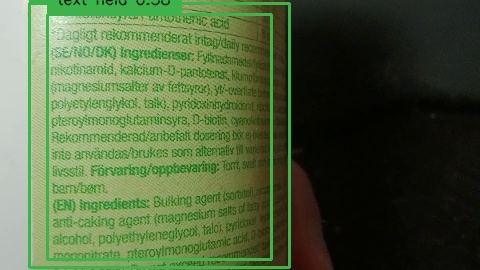
#> input picture boxed_img.jpg, 480 x 270 px
$ python -i image_display.py   (imports and definitions only)
#> lines starting #> are read from the running program, lines starting #| are printed output that depends on the picture; after the words box and inside, x2 and y2 are one past the last pixel; in counts of white or black regions, pixels touching at a corner belong together
#> further down, picture is the input picture: shape (270, 480, 3); mean B, G, R 60.7, 97.3, 78.7
"""
File to store functions that display different attributes of image,
for example corners, edges, lines and more.
File is here to make it easier to difference the methods that will be
in the final frame management from functions that are used to figure out
what goes in the final version of the frame management
"""

import numpy as np
import cv2


def crop_four_corner(frame):
    # Read the input image

    # Convert the image to grayscale
    gray = cv2.cvtColor(frame, cv2.COLOR_BGR2GRAY)
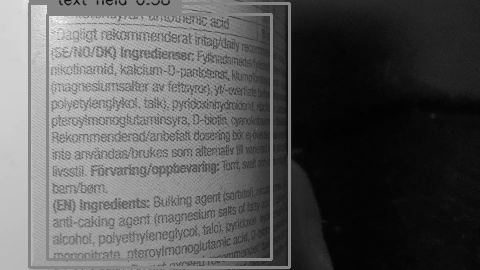
#> gray: shape (270, 480); min 1, max 249, mean 87.5

    # Threshold the grayscale image to obtain a binary mask of non-black pixels
    _, mask = cv2.threshold(gray, 30, 250, cv2.THRESH_BINARY)
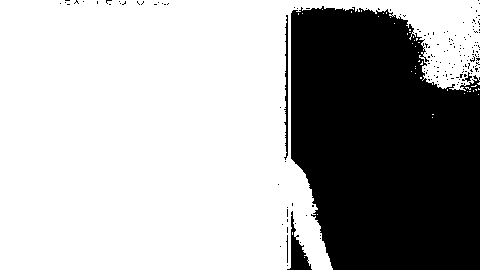
#> mask: shape (270, 480); values 0 (black) and 250 (white), 67% white; 168 black regions (163 under 20 px)
    contours, _ = cv2.findContours(mask, cv2.RETR_EXTERNAL,
                                   cv2.CHAIN_APPROX_SIMPLE)
#> contours = 44 contours, 43 with area under 20; largest, box (x1, y1, x2, y2) and area: (0, 0, 480, 270) 86427

    contour_max = max(contours, key=cv2.contourArea)
#> contour_max = contour of 524 points, box (x1, y1, x2, y2) (0, 0, 480, 270), area 86427
    approx = []
    for epsilon in range(1, 100):
        # Approximate the contour to a simpler polygon
        epsilon = (epsilon / 100) * cv2.arcLength(contour_max, True)
        approx_c = cv2.approxPolyDP(contour_max, epsilon, True)
        # Draw the approximated contour on the image
        if len(approx_c) == 4:
            if cv2.contourArea(approx_c) > 0:
                approx = [approx_c]
                break
        approx.append(approx_c)
#> this loop made 99 passes
#> (epsilon, approx_c) on passes 8 to 19: (170.5, [[0, 269], [479, 0], [0, 0]]), (191.8, [[0, 269], [479, 0], [0, 0]]), (213.1, [[0, 269], [479, 0], [0, 0]]), (234.4, [[0, 269], [479, 0], [0, 0]]), (255.7, [[0, 269], [479, 0]]), (277, [[0, 269], [479, 0]]), (298.3, [[0, 269], [479, 0]]), (319.6, [[0, 269], [479, 0]]), (340.9, [[0, 269], [479, 0]]), (362.2, [[0, 269], [479, 0]]), (383.5, [[0, 269], [479, 0]]), (404.8, [[0, 269], [479, 0]])
#> epsilon on passes 1 to 6: 21.31, 42.61, 63.92, 85.23, 106.5, 127.8
    largest_approximation = max(approx, key=cv2.contourArea)
#> largest_approximation = [[0, 269], [332, 269], [291, 11], [465, 90], [479, 0], [0, 0]]
    frame = crop_outside_contour(frame, largest_approximation)
    #cv2.drawContours(frame, [largest_approximation], -1, (0, 255, 0), 2)
    return frame, largest_approximation


def crop_outside_contour(frame, largest_approximation):
    contour_mask = np.zeros_like(cv2.cvtColor(frame,  cv2.COLOR_RGB2GRAY))
    cv2.drawContours(contour_mask, [largest_approximation], -1,
                     (255), thickness=cv2.FILLED)
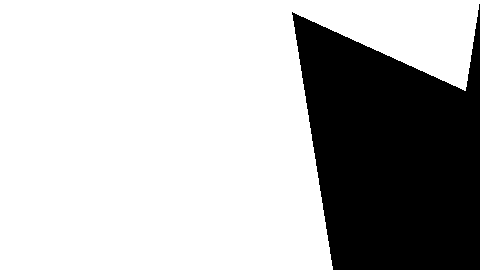
#> contour_mask: shape (270, 480); 72.4% white; 1 black region, box (x1, y1, x2, y2) and area: (292, 4, 480, 270) 35814
    image = cv2.bitwise_and(frame, frame,  mask=contour_mask)
    return image

>>> import cv2
>>> picture = cv2.imread('boxed_img.jpg')
>>> result = crop_four_corner(picture)

$ run again, on compare_pan.png
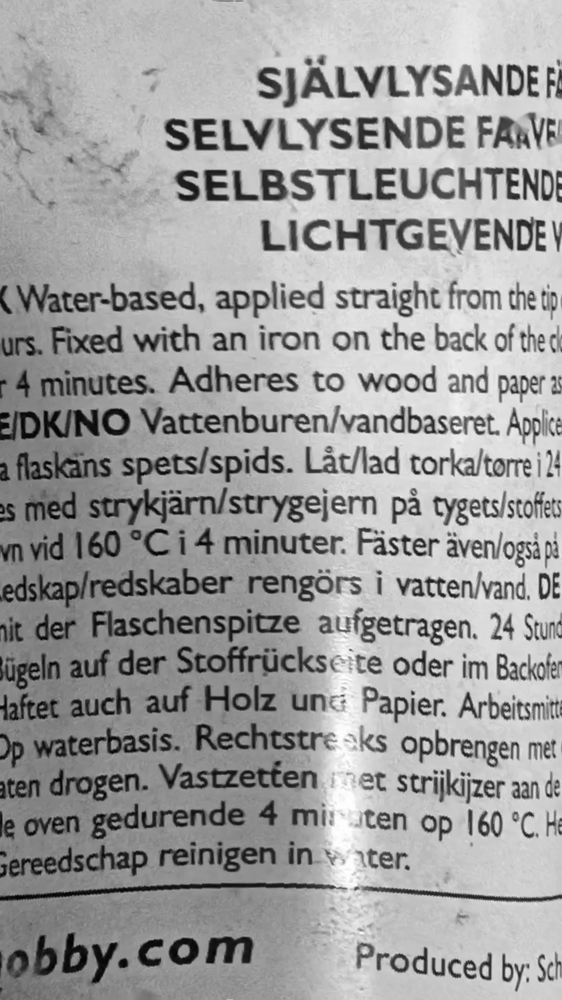
#> input picture compare_pan.png, 562 x 1000 px, shrunk from 1080 x 1920 before the run
#> picture is the input picture: shape (1000, 562, 3); min 0, max 255, mean 158
#> in crop_four_corner, `_, mask = cv2.threshold(gray, 30, 250, cv2.THRESH_BINARY)`:
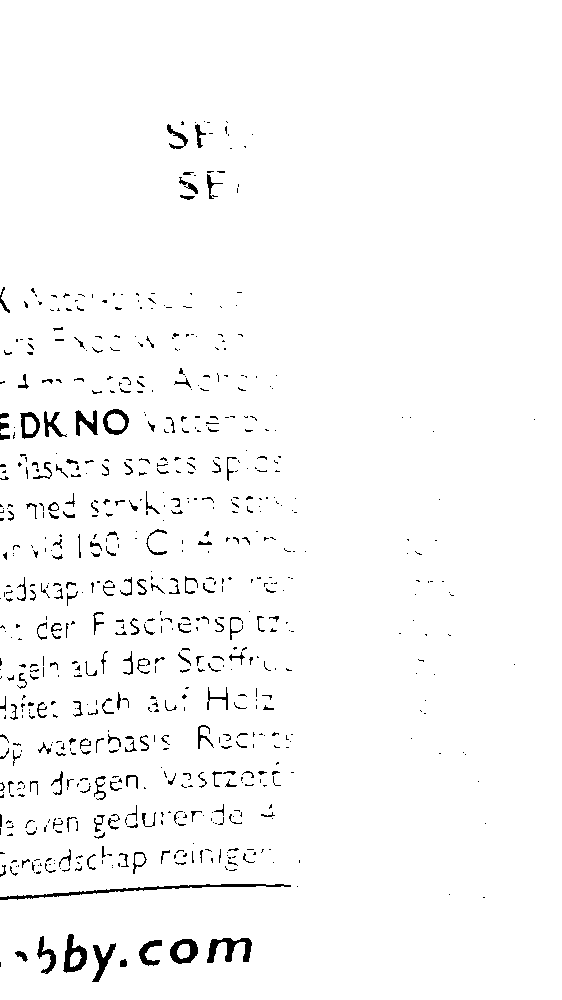
#> mask: shape (1000, 562); values 0 (black) and 250 (white), 97.5% white; 677 black regions (494 under 20 px)
#> contours = 2 contours, 1 with area under 20; largest, box (x1, y1, x2, y2) and area: (0, 0, 562, 1000) 558743
#> contour_max = contour of 405 points, box (x1, y1, x2, y2) (0, 0, 562, 1000), area 558743
#> the loop in crop_four_corner, `for epsilon in range(1, 100):` made 8 passes
#> epsilon on pass 8: 323.1
#> largest_approximation = [[0, 0], [0, 999], [561, 999], [561, 0]]
#> contour_mask: shape (1000, 562); every value is 255
